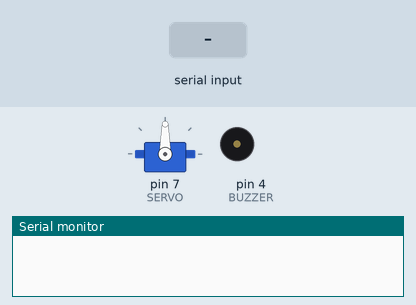
A sketch run on a simulated Arduino Uno, built with avr-gcc and run on an emulated ATmega328P. Parts: servo, buzzer (waves = sounding), the last lines printed to the serial monitor. Inputs (shaded band) come from the test bench.

Above: at 1.2 s.
1.3 s: "90,45\n" received over Serial
At 4.0 s:
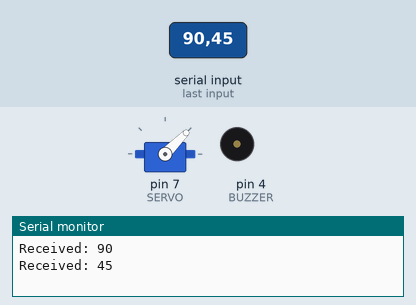
4.3 s: "30,150\n" received over Serial
At 6.5 s:
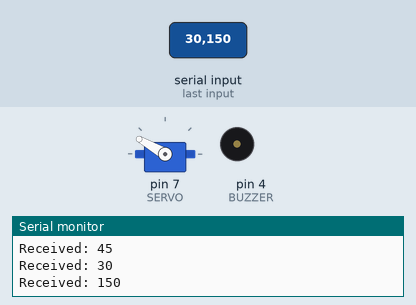
7.3 s: "5\n" received over Serial
At 9.1 s:
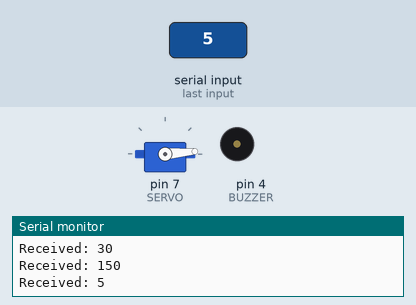
10.3 s: "90\n" received over Serial
At 11.5 s:
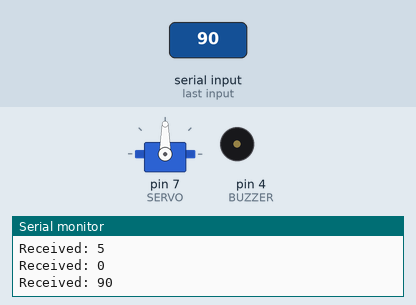
Timing chart, 0 to 13.3 s (numbered marks = the images above; inputs shaded):
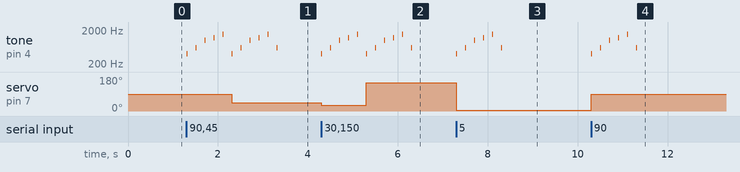

Measured:
- after the input at 1.3 s, tone on pin 4 (BUZZER): plays 400 Hz for 0.01 s, 600 Hz for 0.01 s, 1000 Hz for 0.01 s, 1200 Hz for 0.01 s, 1500 Hz for 0.01 s, 400 Hz for 0.01 s … (11 notes in this stretch), starting at once; servo on pin 7 (SERVO): 90° → 45° after 1.0 s
- after the input at 4.3 s, tone on pin 4 (BUZZER): plays 400 Hz for 0.01 s, 600 Hz for 0.01 s, 1000 Hz for 0.01 s, 1200 Hz for 0.01 s, 1500 Hz for 0.01 s, 400 Hz for 0.01 s … (11 notes in this stretch), starting at once; servo on pin 7 (SERVO): 45° → 30° at once, → 150° 1.0 s later
- after the input at 7.3 s, tone on pin 4 (BUZZER): plays 400 Hz for 0.01 s, 600 Hz for 0.01 s, 1000 Hz for 0.01 s, 1200 Hz for 0.01 s, 1500 Hz for 0.01 s, 600 Hz for 0.01 s, starting at once; servo on pin 7 (SERVO): 150° → 5° at once
- after the input at 10.3 s, tone on pin 4 (BUZZER): plays 400 Hz for 0.01 s, 600 Hz for 0.01 s, 1000 Hz for 0.01 s, 1200 Hz for 0.01 s, 1500 Hz for 0.01 s, 600 Hz for 0.01 s, starting at once; servo on pin 7 (SERVO): 5° → 90° at once

The sketch:

main.ino
```cpp
#include <Servo.h>

#define SERVO 7
#define BUZZER 4

Servo servo;

void setup()
{
  Serial.begin(9600);
  servo.attach(SERVO);
  pinMode(BUZZER, OUTPUT);
}

void loop()
{
  int receivedData = -1;

  if (Serial.available() > 0) {
    receivedData = Serial.parseInt();
    Serial.print("Received: ");
    Serial.println(receivedData);
    if (receivedData >= 1 && receivedData <= 180)
    {
      servo.write(receivedData);
      tone(BUZZER, 400, 10);
      delay(200);
      tone(BUZZER, 600, 10);
      delay(200);
      tone(BUZZER, 1000, 10);
      delay(200);
      tone(BUZZER, 1200, 10);

      delay(200);
      tone(BUZZER, 1500, 10);
      delay(200);
      tone(BUZZER, 600, 10);
    }
  }
}
```
